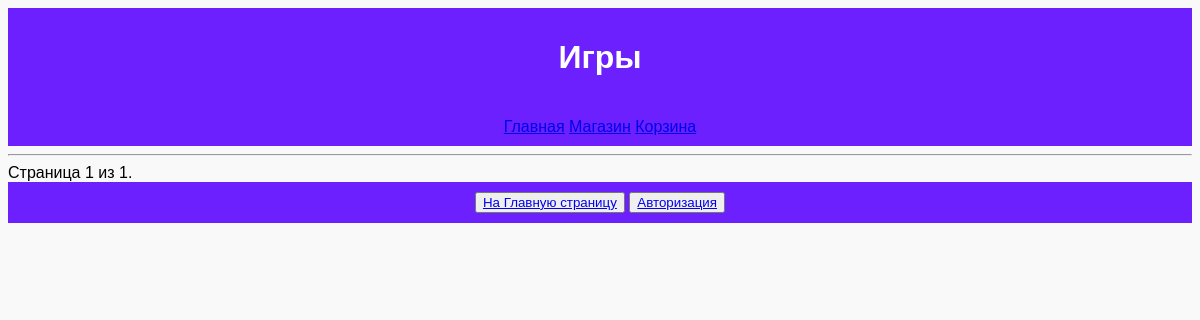
The app's page /task/platform/news/?page=2, older data.
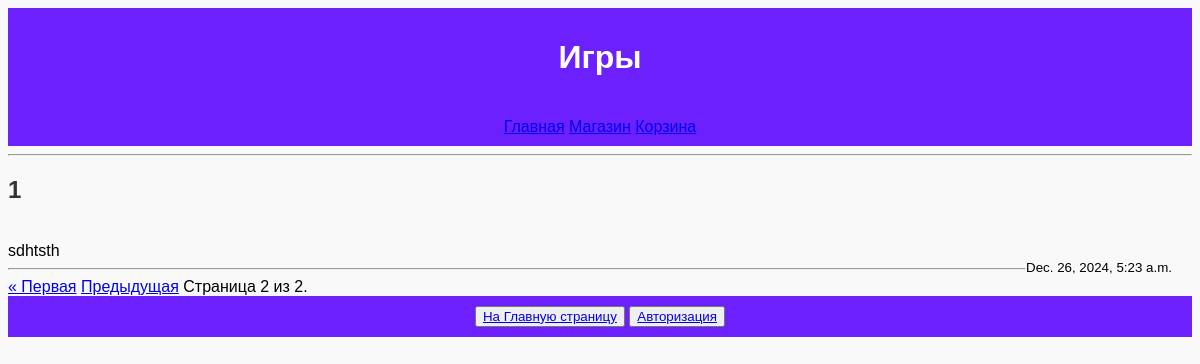
The same page, newer data.
### task1/models.py (models this page shows)
class News(models.Model):
    title = models.CharField(max_length=50)
    content = models.TextField()
    date = models.DateTimeField(auto_now_add=True)

### task1/views.py (the view)
# urls.py: path('platform/news/', views.news, name='news'),
def news(request):
    news_all = News.objects.all().order_by('-date')    # order_by('-date') Сортировка по дате
    paginator = Paginator(news_all, 3)
    page_number = request.GET.get('page')
    page_obj = paginator.get_page(page_number)
    context = {'news': page_obj}
    return render(request, 'fourth_task/news.html', context)

### templates/fourth_task/news.html (shortened to what this page needs)
{% extends 'fourth_task/base_menu.html' %}
{% block pagename %}<h1>Игры</h1>{% endblock %}
{% block menu %}{{ block.super }}{% endblock %}
{% block content %}
    <hr>
    {% for new in news %}
        <h2>{{ new.title }}</h2>
        <br>
        {{ new.content }}
        <br>
        <small style="float: right; margin-right: 20px;">{{ new.date }}</small>
        <hr>
    {% endfor %}
    <div class="pagination">
        <span class="step-links">
            {% if news.has_previous %}
                <a href="?page=1">&laquo; Первая</a>
                <a href="?page={{ news.previous_page_number }}">Предыдущая</a>
            {% endif %}
            <span class="current">
                Страница {{ news.number }} из {{ news.paginator.num_pages }}.
            </span>
        </span>
    </div>
{% endblock %}

Row changes from the older to the newer data that the page shows:
added News: title "1", content "sdhtsth", date "Dec. 26, 2024, 5:23 a.m."
Text that changed along with them:
{{ news.number }}: "1" → "2"
{{ news.paginator.num_pages }}: "1" → "2"
text now shown: "« Первая Предыдущая"
